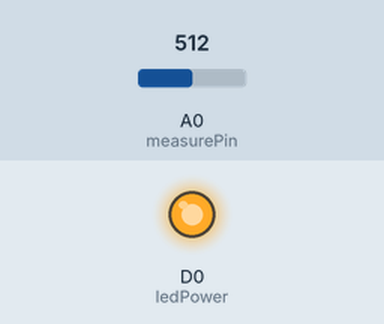
This sketch was run on a simulated ESP8266 (NodeMCU). On the bench: output pins drawn as LEDs (lit = HIGH). Inputs (shaded band) come from the test bench; at power-on: A0 (measurePin) = 512. What the sketch prints to the serial monitor is not drawn.

Above: at 0.1 s.
Timing chart, 0 to 1.6 s (numbered marks = the images above):
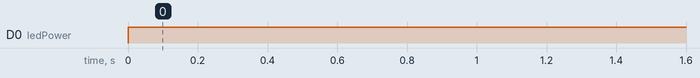

The sketch:

Readdustsensor_2.ino
```cpp
int measurePin = A0;
int ledPower = D0;

unsigned int samplingTime = 280;
unsigned int deltaTime = 40;
unsigned int sleepTime = 9680;

int sensorValue = 0;

void setup(){
  Serial.begin(9600);
  pinMode(ledPower,OUTPUT);
}

void loop(){
  digitalWrite(ledPower,LOW);
  delayMicroseconds(samplingTime);
  sensorValue = analogRead(measurePin);
  delayMicroseconds(deltaTime);
  digitalWrite(ledPower,HIGH);
  delayMicroseconds(sleepTime);


  float voltage = sensorValue * (3.2 / 1023.0);
  float density = (voltage-0.01)/0.5;
  //Serial.println(sensorValue);
  //Serial.println(voltage);
  Serial.println(density*0.1*1000);
  delay(500);
}
```

Measured:
- by itself, D0 (ledPower): LOW → HIGH at 0.00 s
